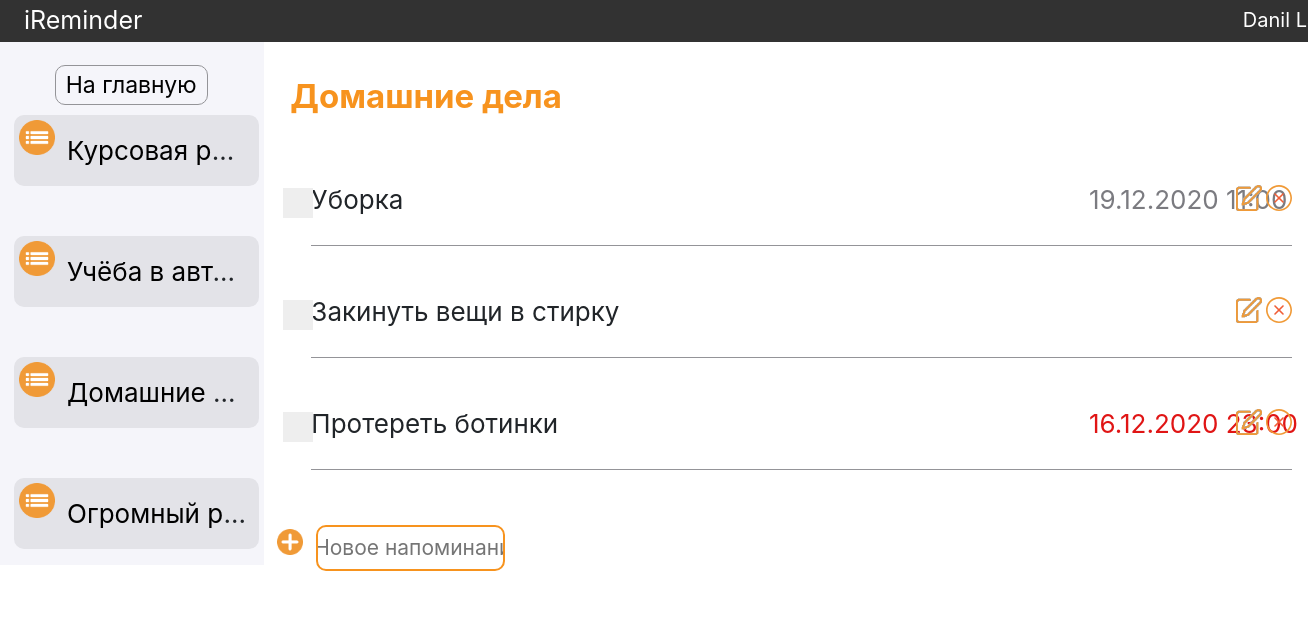
Page /main/3/ (signed in) on the committed database.
### reminders/models.py (models this page shows, shortened)
class Reminder_Category(models.Model):
    name = models.CharField(max_length=50)
    author = models.ForeignKey(User, on_delete=models.CASCADE)
    def __str__(self):
        return self.name

class Reminder(models.Model):
    name = models.CharField(max_length=50)
    completed = models.BooleanField()
    date_of_completion = models.DateTimeField(null=True)
    category = models.ForeignKey(Reminder_Category, on_delete=models.CASCADE)

### reminders/views.py (the view, shortened to what this page needs)
# urls.py: path('main/<int:category_id>/', RemindersView.as_view(), name='reminders'),
class RemindersView(View):
    def get(self, request, category_id):
        if not Reminder_Category.objects.filter(id=category_id):
            raise Http404
        if not get_categories(request):
            raise Http404
        context = {'title': 'События',
                   'category_id': category_id,
                   'user_fullname': get_header_name(request),
                   'header_list': Reminder_Category.objects.get(id=category_id),
                   'categories': get_categories(request),
                   'reminders': Reminder.objects.filter(category_id=category_id).exclude(completed=1),
                   'datetime_now': timezone.now(),
                   'categories_list': True,
                   'add_reminder': True,
                   }
        return render(request, 'reminders.html', context=context)

### reminders/templatetags/tags.py (called while the page is built)
@register.filter
def is_out_of_today(date_of_completion):
    if date_of_completion is None:
        return ""
    if date_of_completion < timezone.now():
        return 'out_of_today'

@register.filter
def is_completed(reminder_id):
    for rem in Reminder.objects.filter(id=reminder_id):
        if rem.completed == 1:
            dict_completed = {'checked': 'checked', 'value': '0'}
            return True
        else:
            dict_completed = {'value': '1'}
            return False

### reminders/views.py (called while the page is built)
def get_user_id(request):
    return User.objects.get(username=request.user.get_username())

def get_categories(request):
    return Reminder_Category.objects.filter(author_id=get_user_id(request))

def get_header_name(request):
    if request.user.get_full_name():
        return request.user.get_full_name()
    else:
        return request.user.username

### templates/reminders.html (shortened to what this page needs)
{% extends 'layout.html' %}
{% load tags %}
{% load static %}
{% block content %}
    <link href="{% static 'css/reminders.css' %}" rel="stylesheet" type="text/css"/>
    <div class="clearfix colelem" id="pu339">
        <div class="clearfix grpelem" id="sidebar">
        <a class="nonblock nontext rounded-corners clearfix colelem" id="u663-4" href="/">На главную</a>
            {% if categories_list %}
            <ul>
                {% for cat in categories %}
                <li class="category_list clearfix">
                    <div class="rounded-corners clearfix colelem" id="u279">
                        <div class="clip_frame grpelem" id="u575">
                            <img class="block" id="u575_img" src="{% static 'images/list.png' %}" alt="Значок"/>
                        </div>
                        <div class="clearfix grpelem" id="u282-4">
                            <a href="{% url 'reminders' cat.id %}">{{ cat.name }}</a>
                        </div>
                    </div>
                </li>
                {% endfor %}
            </ul>
            {% endif %}
        </div>
        <div class="clearfix grpelem" id="pu330-4">
            <div class="clearfix colelem" id="u330-4">
                <p>{{ header_list }}</p>
            </div>
             <div class="clearfix colelem" id="pu856">
                <ul class="categories">
                {% for rem in reminders %}
                <li class="reminder_list clearfix">
                    <form method="post" action="{% url 'complete_reminder' rem.category_id rem.id %}" class="reminder_checkbox clip_frame grpelem">
                        <label class="container">
                          <span class="checkmark"></span>
                        </label>
                    </form>
                    <div class="reminder_name clearfix grpelem">
                        <p>{{ rem.name }}</p>
                    </div>
                    <div class="reminder_datetime clearfix grpelem {{ rem.date_of_completion|is_out_of_today }}">
                        <p>{{ rem.date_of_completion|date:"d.m.Y H:i" }}</p>
                    </div>
                    <button class="clip_frame grpelem" id="edit_reminder_btn" >
                        <img class="svg" id="u878" src="{% static 'images/edit.png' %}" alt="Редактировать событие"/>
                    </button>
                    <form action="{% url 'delete_reminder' rem.category_id rem.id %}">
                        <button class="clip_frame grpelem" id="remove_reminder_btn">
                            <img class="svg" id="u878" src="{% static 'images/remove.svg' %}" alt="Удалить событие"/>
                        </button>
                    </form>
                    <div class="colelem" id="u836"></div>
                </li>
                {% endfor %}
                </ul>
             </div>
            {% if add_reminder %}
            <form method="post">
            <div class="clearfix colelem" id="Add_Reminder">
                <button type="submit" class="clip_frame grpelem" id="u450">
                    <img class="block" id="u450_img" src="{% static 'images/plus.png' %}" alt="Добавить событие"/>
                </button>
                <input class="nonblock nontext rounded-corners clearfix grpelem" id="u863-4" name="name" placeholder="Новое напоминание" required>
            </div>
            </form>
            {% endif %}
         </div>
    </div>
{% endblock %}

### templates/layout.html (shortened to what this page needs)
{% load static %}
<!DOCTYPE html>
<html lang="ru-RU">
<head>
    <link href="{% static 'css/site_global.css' %}" rel="stylesheet" type="text/css"/>
    <link href="{% static 'css/guest.css' %}" rel="stylesheet" type="text/css"/>
    <link href="{% static 'css/auth.css' %}" rel="stylesheet" type="text/css"/>
    <link href="{% static 'css/registration.css' %}" rel="stylesheet" type="text/css"/>
    <link href="{% static 'css/main.css' %}" rel="stylesheet" type="text/css"/>
    <link  rel="stylesheet"  href="http://maxcdn.bootstrapcdn.com/bootstrap/4.0.0/css/bootstrap.min.css"
>
</head>
<body>
    <div id="header">
        <a class="clearfix grpelem" href="/">iReminder</a>
        <a class="clearfix grpelem">{{ user_fullname }}</a>
    </div>
   {% block content %}
   {% endblock %}
</body>
</html>

### reminders/static/css/site_global.css (style rules this page uses)
html { min-height: 100%; min-width: 100%; -ms-text-size-adjust: none; }
body, div, dl, dt, dd, ul, ol, li, nav, h1, h2, h3, h4, h5, h6, pre, code, form, fieldset, legend, input, button, textarea, p, blockquote, th, td, a { margin: 0px; padding: 0px; border-width: 0px; border-style: solid; border-color: transparent; -webkit-transform-origin: left top; -ms-transform-origin: left top; -o-transform-origin: left top; transform-origin: left top; background-repeat: no-repeat; }
fieldset, img { border: 0px; border-style: solid; -webkit-transform-origin: left top; -ms-transform-origin: left top; -o-transform-origin: left top; transform-origin: left top; }
li { list-style: none; }
input, button, textarea, select, optgroup, option { font-family: inherit; font-size: inherit; font-style: inherit; font-weight: inherit; }
body { font-family: Arial, Helvetica Neue, Helvetica, sans-serif; text-align: left; font-size: 14px; line-height: 17px; word-wrap: break-word; text-rendering: optimizeLegibility; -moz-font-feature-settings: 'liga'; -ms-font-feature-settings: 'liga'; -webkit-font-feature-settings: 'liga'; font-feature-settings: 'liga'; }
a:link { color: #0000FF; text-decoration: underline; }
a.nontext { color: black; text-decoration: none; font-style: normal; font-weight: normal; }
.colelem { display: inline; float: left; clear: both; }
.clearfix:after { content: "\0020"; visibility: hidden; display: block; height: 0px; clear: both; }
.clip_frame { overflow: hidden; }
.svg { display: block; vertical-align: top; }
.MenuBar .SubMenuVisible, .MenuBarVertical .SubMenuVisible, .MenuBar .SubMenu .SubMenuVisible, .popup_element.Active, span.actAsPara, .actAsDiv, a.nonblock.nontext, img.block { display: block; }
.grpelem, .accordion_wrapper { display: inline; float: left; }
p, h1, h2, h3, h4, h5, h6, ol, ul, span.actAsPara { max-height: 1000000px; }
@media screen and (-webkit-min-device-pixel-ratio:0) { body { text-rendering: auto; } }

### reminders/static/css/guest.css (style rules this page uses)
html { z-index: 1; min-height: 925px; background-image: none; border-width: 0px; border-color: #000000; background-color: #F5F5FA; padding-bottom: 25px; width: 100%; max-width: 1920px; margin-left: auto; margin-right: auto; }
#header { z-index: 2; min-height: 42px; background-color: #323232; }
#header a { z-index: 3; min-height: 42px; background-color: transparent; font-size: 25px; line-height: 41px; color: #FFFFFF; text-indent: 24px; position: relative; width: auto; text-decoration: none; }
#header a:last-child { font-size: 20px; left: 82.3%; }

### reminders/static/css/auth.css (style rules this page uses)
html { z-index: 1; min-height: 466.70000000000005px; background-image: none; border-width: 0px; border-color: #000000; background-color: #F5F5FA; padding-bottom: 479.29999999999995px; width: 100%; max-width: 1920px; margin-left: auto; margin-right: auto; }

### reminders/static/css/registration.css (style rules this page uses)
body { position: relative; min-width: 320px; }

### reminders/static/css/main.css (style rules this page uses)
html { z-index: 1; min-height: 912.75px; background-image: none; border-width: 0px; border-color: #000000; background-color: #F5F5FA; padding-bottom: 37.25px; width: 100%; max-width: 1920px; margin-left: auto; margin-right: auto; }
#header { z-index: 2; min-height: 42px; background-color: #323232; }
#u450 { z-index: 21; background-color: transparent; position: relative; margin-right: -10000px; margin-top: 3px; width: 15%; }
#u450_img { width: 100%; }

### rows in the picture
Reminder_Category: name "Курсовая р…"
Reminder_Category: name "Учёба в авт…"
Reminder_Category: name "Домашние…", name "Домашние дела"
Reminder_Category: name "Огромный р…"
Reminder: name "Уборка", date_of_completion "19.12.2020 11:00"
Reminder: name "Закинуть вещи в стирку"
Reminder: name "Протереть ботинки", date_of_completion "16.12.2020 23:00"

### other values in the picture
{{ user_fullname }} "Danil…"
